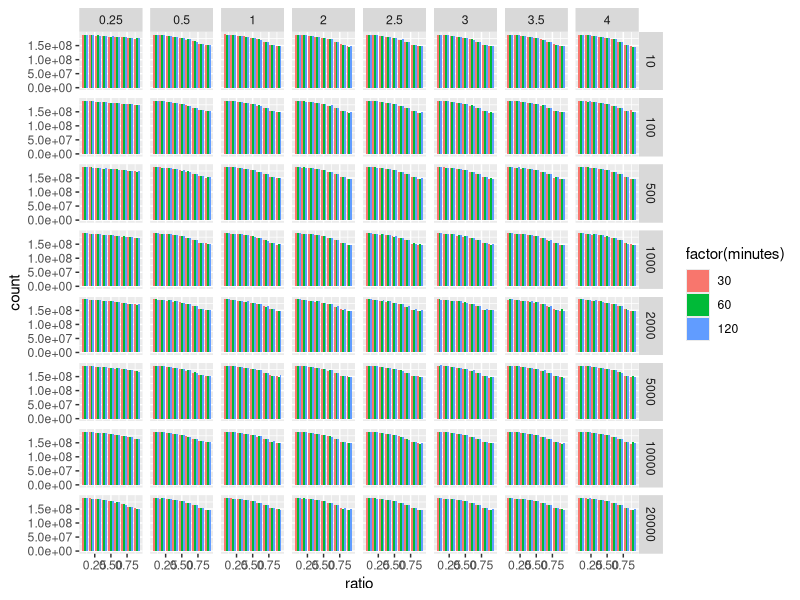

Source code (R):
library(ggplot2)
library(stringr)

df <- read.csv("scores.csv", stringsAsFactors=FALSE)

df$minutes <- sapply(df$filename, function(x) { as.integer(strsplit(strsplit(x, "_")[[1]][11], "\\.")[[1]][1]) })
df$threshold <- sapply(df$filename, function(x) { 
  as.numeric(paste(strsplit(x, "_")[[1]][8:9], collapse = "."))
    })
df$ratio <- sapply(df$filename, function(x) { 
  tmp <- strsplit(x, "_")[[1]][14:15]
  tmp <- str_replace(tmp, ".csv", "")
  as.numeric(paste(tmp, collapse = "."))
})
df$min.duration <- sapply(df$filename, function(x) { 
  tmp <- strsplit(x, "_")[[1]][18]
  tmp <- str_replace(tmp, ".csv", "")
  as.numeric(paste(tmp, collapse = "."))
})



ggplot(df) + geom_bar(aes(x=ratio, weight=score, fill=factor(minutes)),position="dodge") + facet_grid(min.duration ~ threshold)
